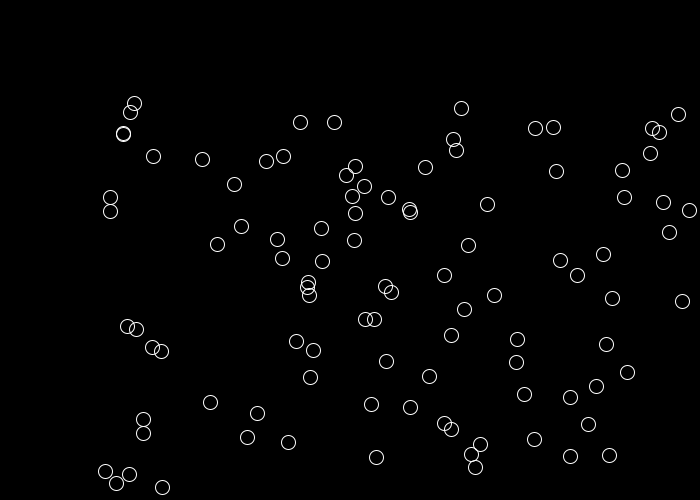
Frame 1 (no input)
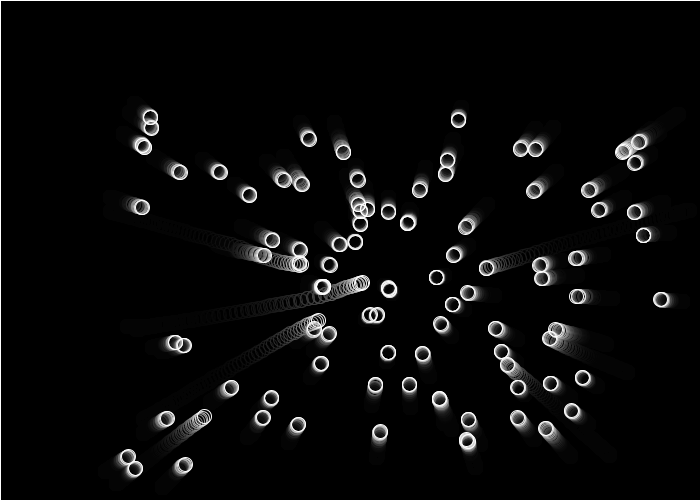
Frame 60 (the mouse pressed at the canvas centre just before this capture)
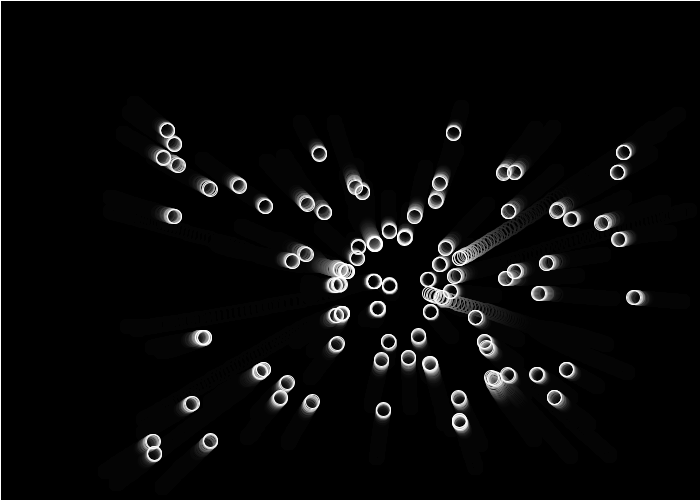
Frame 120 (the mouse held since frame 60 and released just before this capture)

The Processing sketch that drew these frames (run headless with seeded random() and noise(); from frame 60 on, the mouse is pressed at the canvas centre):

// Processing sketch: processing_123425
// ── processing_123425.pde

Floater[] floaters = new Floater[100];
float GRAV, DRAGG, G, MOUSE_ATTR;
//float roff, goff, boff;
void setup() {
  size( 700, 500 );
  smooth();
  background( 0);
   
  frameRate(70);
  GRAV = 0.70;
  DRAGG = 0.77;
  MOUSE_ATTR = 0.00;
  //roff = 0.0;
  //goff = 1000.0;
  //boff = 1000000.0;
  for( int i = 0; i < floaters.length; i++ ) {
    floaters[i] = new Floater( new PVector( random( 100, width ), random( 100, height )), random( 1, 4 ), random( 7, 7 ), color( random( 100, 255 ), random( 100, 255 ), random( 100, 255 ) ), GRAV );
  }
}
void draw() {
  //background( 0 );
  fill( 0, 31 );
  rect( 0, 0, width, height );
     
  //noStroke();
  //fill( noise(roff) * 255, noise(goff) * 255, noise(boff) * 255 );
  //xoff += 0.01; goff += 0.01; boff += 0.01;
  fill( random(255), random(255), random(255) );
  //beginShape();
  for( int i = 0; i < floaters.length; i++ ) {
    //floaters[i].applyForce( new PVector( 0.01, 0 ) );
    //floaters[i].applyForce( new PVector( 0, GRAV * floaters[i].mass ) );
       
    PVector drag = floaters[i].velocity.get();
    drag.normalize();
    drag.mult( -DRAGG );
    floaters[i].applyForce( drag );
       
    PVector toMouse = PVector.sub( new PVector( mouseX, mouseY ), floaters[i].location );
    toMouse.normalize();
    toMouse.mult( -MOUSE_ATTR );
    floaters[i].applyForce( toMouse );
    
    for( int j = 0; j < floaters.length; j++ ) {
      if( i != j ) {
        PVector f = floaters[j].attractionForce( floaters[i] );
        f.mult( 1 );
        floaters[i].applyForce( f );
      }
    }
       
    floaters[i].update();
    floaters[i].checkEdges();
    //vertex( floaters[i].location.x, floaters[i].location.y );
    floaters[i].render();
  }
  //endShape( CLOSE );
}
void mouseClicked() {
  for( int i = 0; i < floaters.length; i++ ) {
    PVector mouse = new PVector( mouseX, mouseY );
    PVector force = PVector.sub( floaters[i].location, mouse );
    force.normalize();
    force.mult(7);
    floaters[i].applyForce( force );
  }
  //attr[ attrMover ] = new Attractor( new PVector( mouseX, mouseY ), 70, 1 );
  //attrMover++;
}
class Floater {
  PVector location, velocity, acceleration;
  float mass, radius, G;
  color col;
    
  Floater( PVector location, float mass, float radius, color col, float G ) {
    this.location = location.get();
    this.mass = mass;
    this.radius = radius;
    this.col = col;
    this.G = G;
      
    velocity = new PVector( 0, 0 );
    acceleration = new PVector( 0, 0 );
  }
     
  PVector attractionForce( Floater floater ) {
    PVector distVector = PVector.sub( location, floater.location );
    float distance = distVector.mag();
    distance = constrain( distance, 5, 25 );
       
    distVector.normalize();
    float strength = ( G * mass * floater.mass ) / (distance * distance );
    distVector.mult( strength );
       
    return distVector;
  }
     
  void applyForce(PVector force) {
    acceleration.add( force );
  }
     
  void update() {
    velocity.add( acceleration );
    location.add( velocity );
     
    acceleration.mult( 0 );
  }
     
  void render() {
    //noStroke();
    stroke( 255);
    noFill();
    ellipse( location.x, location.y, radius * 2, radius * 2 );
  }
    
 void checkEdges() {
    if (location.x > width - radius ) {
      location.x = width - radius;
      velocity.x *= -1;
    } else if (location.x < radius) {
      velocity.x *= -1;
      location.x = radius;
    }
    
    if (location.y > height - radius ) {
      location.y = height - radius;
      velocity.y *= -1;
    } else if (location.y < radius) {
      velocity.y *= -1;
      location.y = radius;
    }
  }
}
